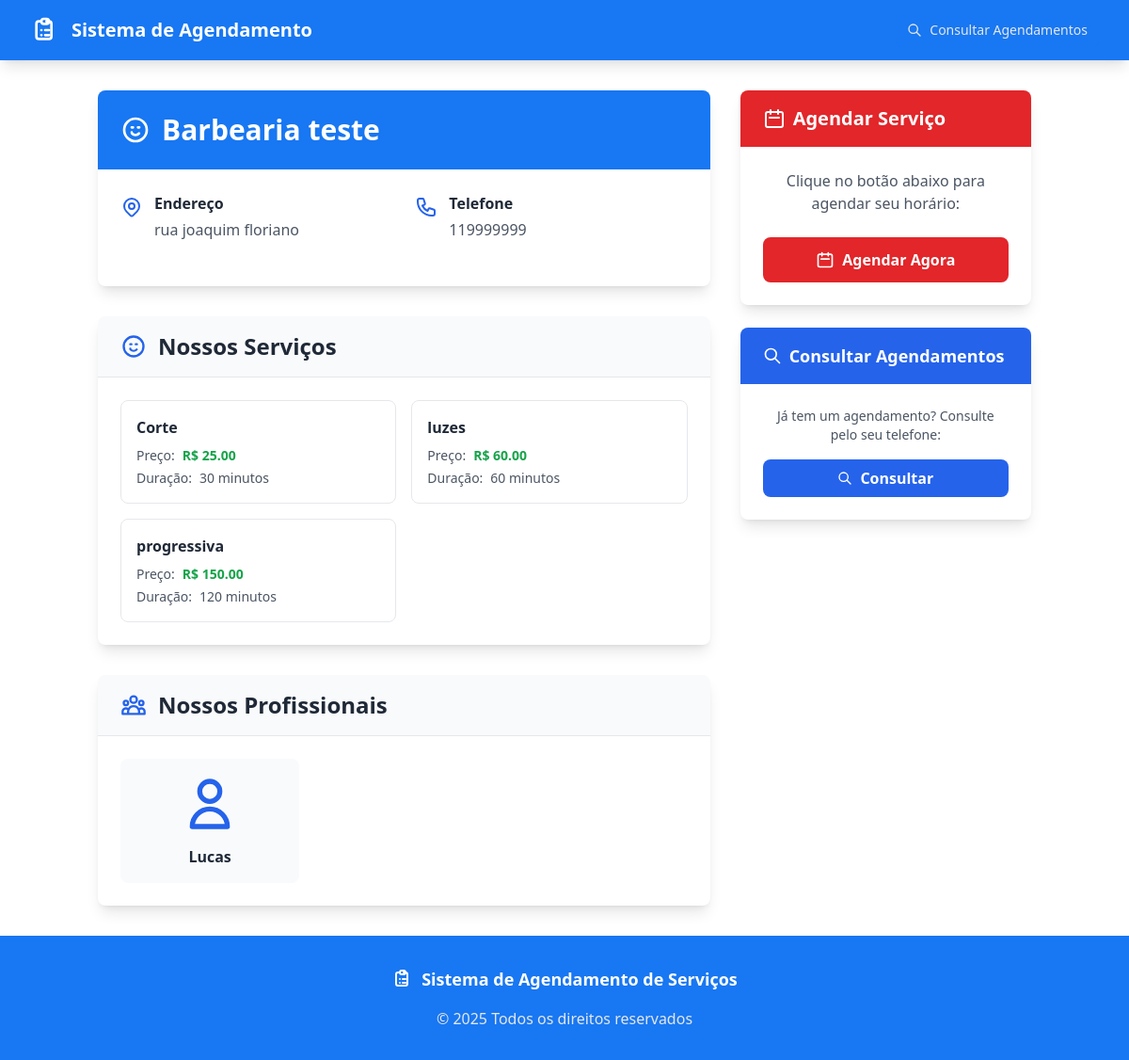
The page /barbearia-teste/ on the database its author committed.
### barbearias/models.py (models this page shows, shortened)
class Barbearia(models.Model):
    nome = models.CharField(max_length=200)
    endereco = models.TextField()
    telefone = models.CharField(max_length=20)
    email_notificacoes = models.EmailField(blank=True, null=True, help_text="Email para receber notificações de novos agendamentos")
    slug = models.SlugField(unique=True, max_length=200)
    usuario = models.OneToOneField(User, on_delete=models.CASCADE)
    ativa = models.BooleanField(default=True)
    criada_em = models.DateTimeField(auto_now_add=True)
    class Meta:
        verbose_name = "Estabelecimento"
        verbose_name_plural = "Estabelecimentos"

class Servico(models.Model):
    nome = models.CharField(max_length=200)
    preco = models.DecimalField(max_digits=8, decimal_places=2)
    duracao_minutos = models.PositiveIntegerField(help_text="Duração do serviço em minutos")
    barbearia = models.ForeignKey(Barbearia, on_delete=models.CASCADE, related_name='servicos')
    ativo = models.BooleanField(default=True)
    criado_em = models.DateTimeField(auto_now_add=True)
    class Meta:
        verbose_name = "Serviço"
        verbose_name_plural = "Serviços"

class Profissional(models.Model):
    nome = models.CharField(max_length=200)
    barbearia = models.ForeignKey(Barbearia, on_delete=models.CASCADE, related_name='profissionais')
    ativo = models.BooleanField(default=True)
    criado_em = models.DateTimeField(auto_now_add=True)
    class Meta:
        verbose_name = "Profissional"
        verbose_name_plural = "Profissionais"

### barbearias/views.py (the view)
# urls.py: path('<slug:slug>/', views.mini_site, name='mini_site'),
def mini_site(request, slug):
    barbearia = get_object_or_404(Barbearia, slug=slug, ativa=True)
    servicos = barbearia.servicos.filter(ativo=True)
    profissionais = barbearia.profissionais.filter(ativo=True)
    context = {
        'barbearia': barbearia,
        'servicos': servicos,
        'profissionais': profissionais,
    }
    return render(request, 'barbearias/mini_site.html', context)

### templates/barbearias/mini_site.html (shortened to what this page needs)
{% extends 'base.html' %}
{% block content %}
<div class="container mx-auto px-4 py-8">
    <div class="grid grid-cols-1 lg:grid-cols-3 gap-8">
        <div class="lg:col-span-2">
            <div class="bg-white rounded-lg shadow-lg overflow-hidden mb-8">
                <div class="bg-gradient-to-r text-white p-6" style="background-color: #1877F2;">
                    <h1 class="text-3xl font-bold flex items-center">
                        <svg class="w-8 h-8 mr-3" fill="none" stroke="currentColor" viewBox="0 0 24 24">
                            <path stroke-linecap="round" stroke-linejoin="round" stroke-width="2" d="M14.828 14.828a4 4 0 01-5.656 0M9 10h1m4 0h1m-6 4h.01M21 12a9 9 0 11-18 0 9 9 0 0118 0z"></path>
                        </svg>
                        {{ barbearia.nome }}
                    </h1>
                </div>
                <div class="p-6">
                    <div class="grid grid-cols-1 md:grid-cols-2 gap-6 mb-6">
                        <div class="flex items-start">
                            <div>
                                <h5 class="font-semibold text-gray-800 mb-1">Endereço</h5>
                                <p class="text-gray-600">{{ barbearia.endereco }}</p>
                            </div>
                        </div>
                        <div class="flex items-start">
                            <div>
                                <h5 class="font-semibold text-gray-800 mb-1">Telefone</h5>
                                <p class="text-gray-600">{{ barbearia.telefone }}</p>
                            </div>
                        </div>
                    </div>
                </div>
            </div>
            <div class="bg-white rounded-lg shadow-lg overflow-hidden mb-8">
                <div class="bg-gray-50 px-6 py-4 border-b">
                    <h2 class="text-2xl font-bold text-gray-800 flex items-center">
                        <svg class="w-7 h-7 text-blue-600 mr-3" fill="none" stroke="currentColor" viewBox="0 0 24 24">
                            <path stroke-linecap="round" stroke-linejoin="round" stroke-width="2" d="M14.828 14.828a4 4 0 01-5.656 0M9 10h1m4 0h1m-6 4h.01M21 12a9 9 0 11-18 0 9 9 0 0118 0z"></path>
                        </svg>
                        Nossos Serviços
                    </h2>
                </div>
                <div class="p-6">
                    {% if servicos %}
                        <div class="grid grid-cols-1 md:grid-cols-2 gap-4">
                            {% for servico in servicos %}
                            <div class="border border-gray-200 rounded-lg p-4 hover:shadow-md transition-shadow">
                                <h6 class="font-semibold text-gray-800 mb-2">{{ servico.nome }}</h6>
                                <div class="space-y-1 text-sm text-gray-600">
                                    <div class="flex items-center">
                                        <span class="font-medium">Preço:</span>
                                        <span class="ml-2 text-green-600 font-bold">R$ {{ servico.preco }}</span>
                                    </div>
                                    <div class="flex items-center">
                                        <span class="font-medium">Duração:</span>
                                        <span class="ml-2">{{ servico.duracao_minutos }} minutos</span>
                                    </div>
                                </div>
                            </div>
                            {% endfor %}
                        </div>
                    {% endif %}
                </div>
            </div>
            <div class="bg-white rounded-lg shadow-lg overflow-hidden">
                <div class="bg-gray-50 px-6 py-4 border-b">
                    <h2 class="text-2xl font-bold text-gray-800 flex items-center">
                        Nossos Profissionais
                    </h2>
                </div>
                <div class="p-6">
                    {% if profissionais %}
                        <div class="grid grid-cols-1 sm:grid-cols-2 md:grid-cols-3 gap-4">
                            {% for profissional in profissionais %}
                            <div class="bg-gray-50 rounded-lg p-4 text-center">
                                <svg class="w-16 h-16 text-blue-600 mx-auto mb-3" fill="none" stroke="currentColor" viewBox="0 0 24 24">
                                    <path stroke-linecap="round" stroke-linejoin="round" stroke-width="2" d="M16 7a4 4 0 11-8 0 4 4 0 018 0zM12 14a7 7 0 00-7 7h14a7 7 0 00-7-7z"></path>
                                </svg>
                                <h6 class="font-semibold text-gray-800">{{ profissional.nome }}</h6>
                            </div>
                            {% endfor %}
                        </div>
                    {% endif %}
                </div>
            </div>
        </div>
        <div class="lg:col-span-1">
            <div class="sticky top-8 space-y-6">
                <div class="bg-white rounded-lg shadow-lg overflow-hidden">
                    <div class="text-white px-6 py-4" style="background-color: #E2262A;">
                        <h3 class="text-xl font-bold flex items-center">
                            <svg class="w-6 h-6 mr-2" fill="none" stroke="currentColor" viewBox="0 0 24 24">
                                <path stroke-linecap="round" stroke-linejoin="round" stroke-width="2" d="M8 7V3m8 4V3m-9 8h10M5 21h14a2 2 0 002-2V7a2 2 0 00-2-2H5a2 2 0 00-2 2v12a2 2 0 002 2z"></path>
                            </svg>
                            Agendar Serviço
                        </h3>
                    </div>
                    <div class="p-6 text-center">
                        <p class="text-gray-600 mb-6">Clique no botão abaixo para agendar seu horário:</p>
                        <a href="{% url 'barbearias:agendar' barbearia.slug %}"
                           class="w-full text-white py-3 px-6 rounded-lg font-semibold transition-colors duration-200 inline-flex items-center justify-center" style="background-color: #E2262A;">
                            <svg class="w-5 h-5 mr-2" fill="none" stroke="currentColor" viewBox="0 0 24 24">
                                <path stroke-linecap="round" stroke-linejoin="round" stroke-width="2" d="M8 7V3m8 4V3m-9 8h10M5 21h14a2 2 0 002-2V7a2 2 0 00-2-2H5a2 2 0 00-2 2v12a2 2 0 002 2z"></path>
                            </svg>
                            Agendar Agora
                        </a>
                    </div>
                </div>
                <div class="bg-white rounded-lg shadow-lg overflow-hidden">
                    <div class="bg-blue-600 text-white px-6 py-4">
                        <h3 class="text-lg font-bold flex items-center">
                            <svg class="w-5 h-5 mr-2" fill="none" stroke="currentColor" viewBox="0 0 24 24">
                                <path stroke-linecap="round" stroke-linejoin="round" stroke-width="2" d="M21 21l-6-6m2-5a7 7 0 11-14 0 7 7 0 0114 0z"></path>
                            </svg>
                            Consultar Agendamentos
                        </h3>
                    </div>
                    <div class="p-6 text-center">
                        <p class="text-gray-600 mb-4 text-sm">Já tem um agendamento? Consulte pelo seu telefone:</p>
                        <a href="{% url 'barbearias:consultar_agendamentos_local' barbearia.slug %}"
                           class="w-full bg-blue-600 text-white py-2 px-4 rounded-lg font-semibold hover:bg-blue-700 transition-colors duration-200 inline-flex items-center justify-center">
                            <svg class="w-4 h-4 mr-2" fill="none" stroke="currentColor" viewBox="0 0 24 24">
                                <path stroke-linecap="round" stroke-linejoin="round" stroke-width="2" d="M21 21l-6-6m2-5a7 7 0 11-14 0 7 7 0 0114 0z"></path>
                            </svg>
                            Consultar
                        </a>
                    </div>
                </div>
            </div>
        </div>
    </div>
</div>
{% endblock %}

### templates/base.html (shortened to what this page needs)
<!DOCTYPE html>
<html lang="pt-br">
<head>
    <script src="https://cdn.tailwindcss.com"></script>
</head>
<body class="bg-gray-50 min-h-screen flex flex-col" style="background-color: #FFFFFF;">
    <nav class="text-white shadow-lg" style="background-color: #1877F2;">
        <div class="max-w-7xl mx-auto px-4 sm:px-6 lg:px-8">
            <div class="flex justify-between items-center h-16">
                <div class="flex items-center">
                    <a href="{% url 'barbearias:redirect_to_default' %}" class="flex items-center text-white hover:text-gray-200 transition-colors">
                        <span class="text-xl font-bold">Sistema de Agendamento</span>
                    </a>
                </div>
                <div class="flex items-center space-x-4">
                    {% if barbearia %}
                        <a href="{% url 'barbearias:consultar_agendamentos_local' barbearia.slug %}"
                           class="flex items-center px-3 py-2 rounded-md text-sm font-medium text-gray-200 hover:text-white hover:bg-blue-700 transition-colors" style="background-color: #1877F2;">
                            <svg class="w-4 h-4 mr-2" fill="none" stroke="currentColor" viewBox="0 0 24 24">
                                <path stroke-linecap="round" stroke-linejoin="round" stroke-width="2" d="M21 21l-6-6m2-5a7 7 0 11-14 0 7 7 0 0114 0z"></path>
                            </svg>
                            Consultar Agendamentos
                        </a>
                    {% endif %}
                </div>
            </div>
        </div>
    </nav>
    <main class="flex-1">
        {% block content %}
        {% endblock %}
    </main>
    <footer class="text-white mt-auto" style="background-color: #1877F2;">
        <div class="max-w-7xl mx-auto px-4 sm:px-6 lg:px-8 py-8">
            <div class="text-center">
                <div class="flex items-center justify-center mb-4">
                    <span class="text-lg font-semibold">Sistema de Agendamento de Serviços</span>
                </div>
                <p class="text-gray-200">&copy; 2025 Todos os direitos reservados</p>
            </div>
        </div>
    </footer>
</body>
</html>

### rows shown on the page
Barbearia: nome "Barbearia teste", endereco "rua joaquim floriano", telefone "119999999"
Servico: nome "Corte", preco "25.00", duracao_minutos "30"
Servico: nome "luzes", preco "60.00", duracao_minutos "60"
Servico: nome "progressiva", preco "150.00", duracao_minutos "120"
Profissional: nome "Lucas"
